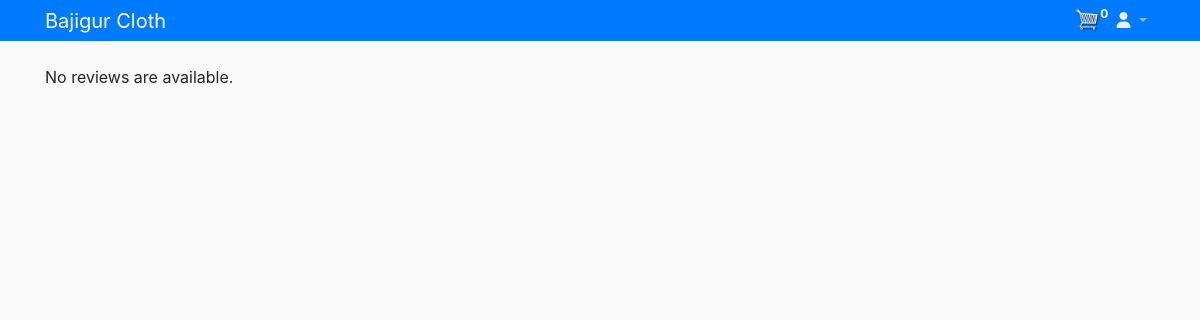
The app's page /products/user-review/test2/, older data.
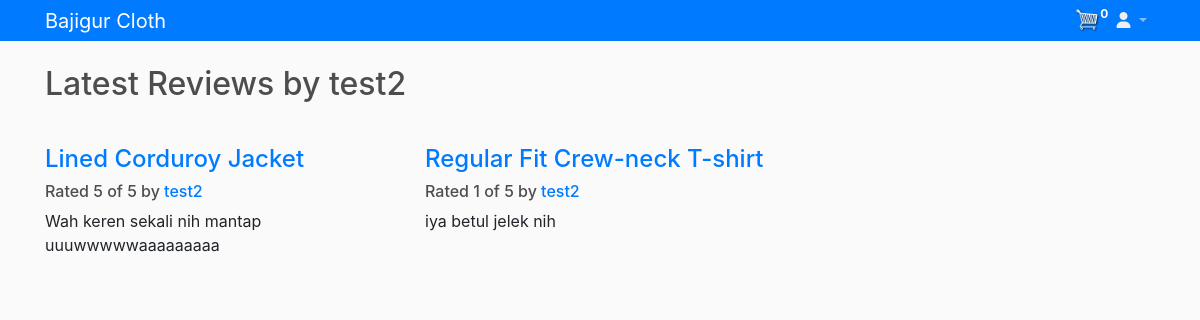
The same page, newer data.
### products/models.py (models this page shows, shortened)
class Review(models.Model):
    RATING_CHOICES = (
        (1, '1'),
        (2, '2'),
        (3, '3'),
        (4, '4'),
        (5, '5'),
    )
    product = models.ForeignKey(Product, on_delete=models.DO_NOTHING)
    pub_date = models.DateTimeField('date published')
    user_name = models.CharField(max_length=128)
    comment = models.CharField(max_length=128)
    rating = models.IntegerField(choices=RATING_CHOICES)

class Product(models.Model):
    name = models.CharField(max_length=128, null=True)
    price = models.FloatField()
    image = models.ImageField(null=True, blank=True)

### products/views.py (the view)
# urls.py: path('user-review/<username>/', views.user_review_list, name='user-review-list'),
def user_review_list(request, username=None):
    if request.user.is_authenticated:
        account = request.user.account
        order, created = Order.objects.get_or_create(account=account, complete=False)
        cart_items = order.get_cart_items
    else:
        order = {'get_cart_total': 0, 'get_cart_items': 0, 'shipping': False}
        cart_items = order['get_cart_items']
    if not username:
        username = request.user.username
    latest_review_list = Review.objects.filter(user_name=username).order_by('-pub_date')
    context = {
        'latest_review_list': latest_review_list,
        'username': username,
        'cart_items': cart_items
    }
    return render(request, 'products/reviews_by_user.html', context)

### products/templates/products/reviews_by_user.html
{% extends 'products/reviews.html' %}
{% block content %}
{% if latest_review_list %}
{% for review in latest_review_list %}
{% if forloop.first %}
<h2>Latest Reviews by {{ review.user_name }}</h2>
<br>
{% endif %}
{% endfor %}
{% endif %}
{% if latest_review_list %}
<div class="row">
    {% for review in latest_review_list %}
    <div class="col-xs-6 col-lg-4">
        <h4><a href="{% url 'review-detail' review.id %}">
        {{ review.product.name }}
        </a></h4>
        <h6>Rated {{ review.rating }} of 5 by <a href="{% url 'user-review-list' review.user_name %}" >{{ review.user_name }}</a></h6>
        <p>{{ review.comment }}</p>
    </div>
    {% endfor %}
</div>
{% else %}
<p>No reviews are available.</p>
{% endif %}
{% endblock content %}

Row changes from the older to the newer data that the page shows:
added Review: user_name "test2", product.name "Lined Corduroy Jacket", rating "5", comment "Wah keren sekali nih mantap uuuwwwwwaaaaaaaaa"
added Review: product.name "Regular Fit Crew-neck T-shirt", rating "1", user_name "test2", comment "iya betul jelek nih"
Text that changed along with them:
text no longer shown: "No reviews are available."
